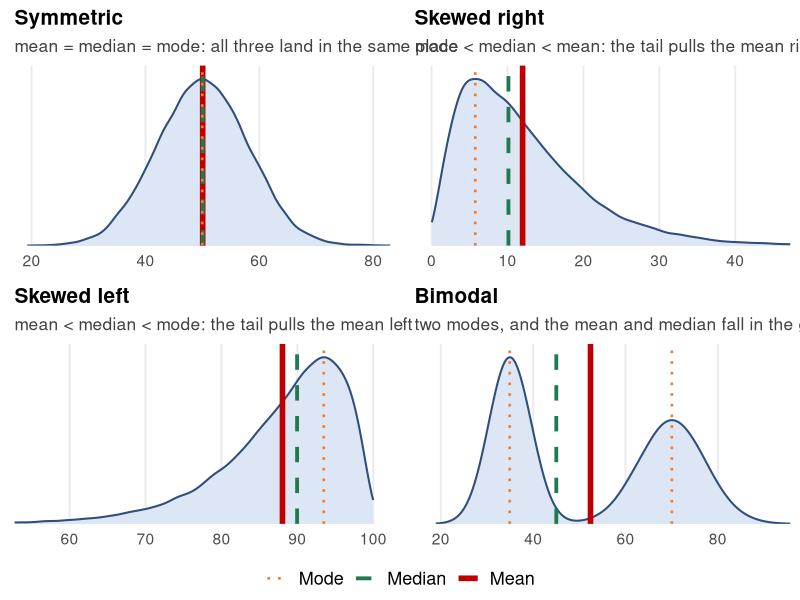

R code for this plot:
#Builds the "shape and center" figure for the Week 2 Lecture 4 deck (slide 4,
#"Shape of a distribution").
#
#  shape_center_mean_median_mode.png   four densities - symmetric, skewed right,
#                                      skewed left, bimodal - each with the mode,
#                                      median and mean drawn as vertical lines
#                                      under one shared legend.
#
#The whole point of the picture is that the THREE MEASURES OF CENTER MOVE APART AS
#THE SHAPE CHANGES, so the panels are chosen to make that unmissable:
#
#  symmetric     all three land on top of each other
#  skewed right  mode < median < mean - the tail drags the mean out
#  skewed left   mean < median < mode - mirror image
#  bimodal       the mode sits on the tall peak while the mean and median fall in
#                the empty gap between the humps, where almost no observation
#                actually lies. This is the panel that earns the slide: it shows
#                that "the center" can be a value the data never takes.
#
#Note this figure deliberately draws the median and the mode, unlike
#make_distribution_feature_figures.R which draws the mean only. That script feeds
#Week 2 Lecture 3, where the median has not been defined yet. Here the slide
#defines all three in words first, so all three can be drawn.
#
#Lines are distinguished by colour AND linetype, so the panels still read when
#printed in greyscale or seen by a colour-blind student.
#
#The output is sized 11.5 x 4.6in to fit the picture frame on slide 4; change the
#size here and the frame in the deck build script has to change with it.

set.seed(2026)

suppressPackageStartupMessages({
  library(ggplot2)
  library(ggpubr)
})

this_file <- tryCatch(normalizePath(sys.frame(1)$ofile, winslash = "/"),
                      error = function(e) NA_character_)
if (is.na(this_file)) {
  args <- commandArgs(trailingOnly = FALSE)
  m <- grep("^--file=", args, value = TRUE)
  this_file <- if (length(m)) normalizePath(sub("^--file=", "", m[[1]]),
                                            winslash = "/") else NA_character_
}
if (is.na(this_file)) stop("Could not determine the script location; run it with Rscript.")
assets_dir <- dirname(this_file)

FILL <- "#DCE6F5"   #pale tint of the deck's accent blue
EDGE <- "#2F4E7D"
MEAN <- "#C00000"   #the deck's "look here" red
MED  <- "#1F7A4D"
MODE <- "#ED7D31"

#Order the legend the way the slide reads them: peak first, then middle, then average.
LEVELS <- c("Mode", "Median", "Mean")
COLS   <- c(Mode = MODE, Median = MED, Mean = MEAN)
LTYS   <- c(Mode = "dotted", Median = "dashed", Mean = "solid")

#The mode of a continuous variable is read off the density curve - the value where
#the curve is highest - which is exactly what a student would point at on the plot.
#
#`n` is how many peaks to return. A bimodal distribution has TWO modes and both
#get marked: calling only the taller one "the mode" would quietly contradict the
#panel's own title. Returns the n tallest local maxima, ordered along the x-axis.
peaks_of <- function(x, n = 1) {
  d <- density(x, n = 2048)
  y <- d$y
  m <- length(y)
  idx <- which(y[2:(m - 1)] > y[1:(m - 2)] & y[2:(m - 1)] >= y[3:m]) + 1
  idx <- idx[order(y[idx], decreasing = TRUE)][seq_len(min(n, length(idx)))]
  sort(d$x[idx])
}

panel <- function(x, title, subtitle, xlim, nmodes = 1) {
  md <- peaks_of(x, nmodes)
  stats <- data.frame(
    stat  = factor(c(rep("Mode", length(md)), "Median", "Mean"), levels = LEVELS),
    value = c(md, median(x), mean(x)))
  one <- function(s) stats[stats$stat == s, ]

  #Drawn widest-first so that when the three coincide - the whole point of the
  #symmetric panel - the thinner lines sit ON TOP of the thicker ones and all
  #three stay visible, instead of the last one drawn hiding the other two.
  ggplot(data.frame(x = x), aes(x = x)) +
    geom_density(fill = FILL, colour = EDGE, linewidth = 0.7, adjust = 1.1) +
    geom_vline(data = one("Mean"), aes(xintercept = value, colour = stat,
               linetype = stat), linewidth = 1.9, key_glyph = "path") +
    geom_vline(data = one("Median"), aes(xintercept = value, colour = stat,
               linetype = stat), linewidth = 1.3, key_glyph = "path") +
    geom_vline(data = one("Mode"), aes(xintercept = value, colour = stat,
               linetype = stat), linewidth = 0.9, key_glyph = "path") +
    scale_colour_manual(values = COLS, breaks = LEVELS, name = NULL,
                        drop = FALSE) +
    scale_linetype_manual(values = LTYS, breaks = LEVELS, name = NULL,
                          drop = FALSE) +
    scale_y_continuous(expand = expansion(mult = c(0, 0.08))) +
    coord_cartesian(xlim = xlim) +
    labs(title = title, subtitle = subtitle, x = NULL, y = NULL) +
    theme_minimal(base_size = 14) +
    theme(panel.grid.minor = element_blank(),
          panel.grid.major.y = element_blank(),
          axis.text.y = element_blank(),
          plot.title = element_text(size = 15, face = "bold"),
          plot.subtitle = element_text(size = 12.5, colour = "grey25"),
          legend.text = element_text(size = 13))
}

n <- 40000L   #large enough that the mode read off the density is stable, not noise

#Each panel is cropped to the range where the shape actually lives. Left to
#itself the gamma tail runs so far right that the three lines end up stacked on
#top of each other in the leftmost tenth of the axis.

#symmetric - all three coincide
sym <- rnorm(n, 50, 8)

#skewed right - a long tail to the right drags the mean past the median. The hard
#floor at zero is the honest picture: this is the shape of incomes and prices,
#which cannot go negative but can run away upward.
sr <- rgamma(n, shape = 2, scale = 6)

#skewed left - the mirror image, with the hard ceiling at 100 that exam scores have
sl <- 100 - rgamma(n, shape = 2, scale = 6)

#bimodal - equal weights, but the left hump is narrower and therefore TALLER, so
#the mode is unambiguously the left peak while the mean and median sit in the gap
k  <- sample(c(TRUE, FALSE), n, replace = TRUE)
bi <- ifelse(k, rnorm(n, 35, 4), rnorm(n, 70, 7))

fig <- ggarrange(
  panel(sym, "Symmetric",
        "mean = median = mode: all three land in the same place",
        xlim = c(20, 80)),
  panel(sr, "Skewed right",
        "mode < median < mean: the tail pulls the mean right",
        xlim = c(0, 45)),
  panel(sl, "Skewed left",
        "mean < median < mode: the tail pulls the mean left",
        xlim = c(55, 100)),
  panel(bi, "Bimodal",
        "two modes, and the mean and median fall in the gap between them",
        xlim = c(18, 92), nmodes = 2),
  nrow = 2, ncol = 2, common.legend = TRUE, legend = "bottom")

out <- file.path(assets_dir, "shape_center_mean_median_mode.png")
ggsave(out, fig, width = 11.5, height = 4.6, dpi = 200, bg = "white")

message("Wrote ", out, " (",
        format(file.size(out) %/% 1024L, big.mark = ","), " KB)")

#Print the three numbers per panel so the slide's claims can be checked against
#what was actually drawn.
for (nm in c("Symmetric", "Skewed right", "Skewed left", "Bimodal")) {
  x <- switch(nm, "Symmetric" = sym, "Skewed right" = sr, "Skewed left" = sl, bi)
  k <- if (nm == "Bimodal") 2 else 1
  message(sprintf("  %-13s mode(s) = %-13s median = %5.1f   mean = %5.1f",
                  nm, paste(sprintf("%.1f", peaks_of(x, k)), collapse = ", "),
                  median(x), mean(x)))
}
